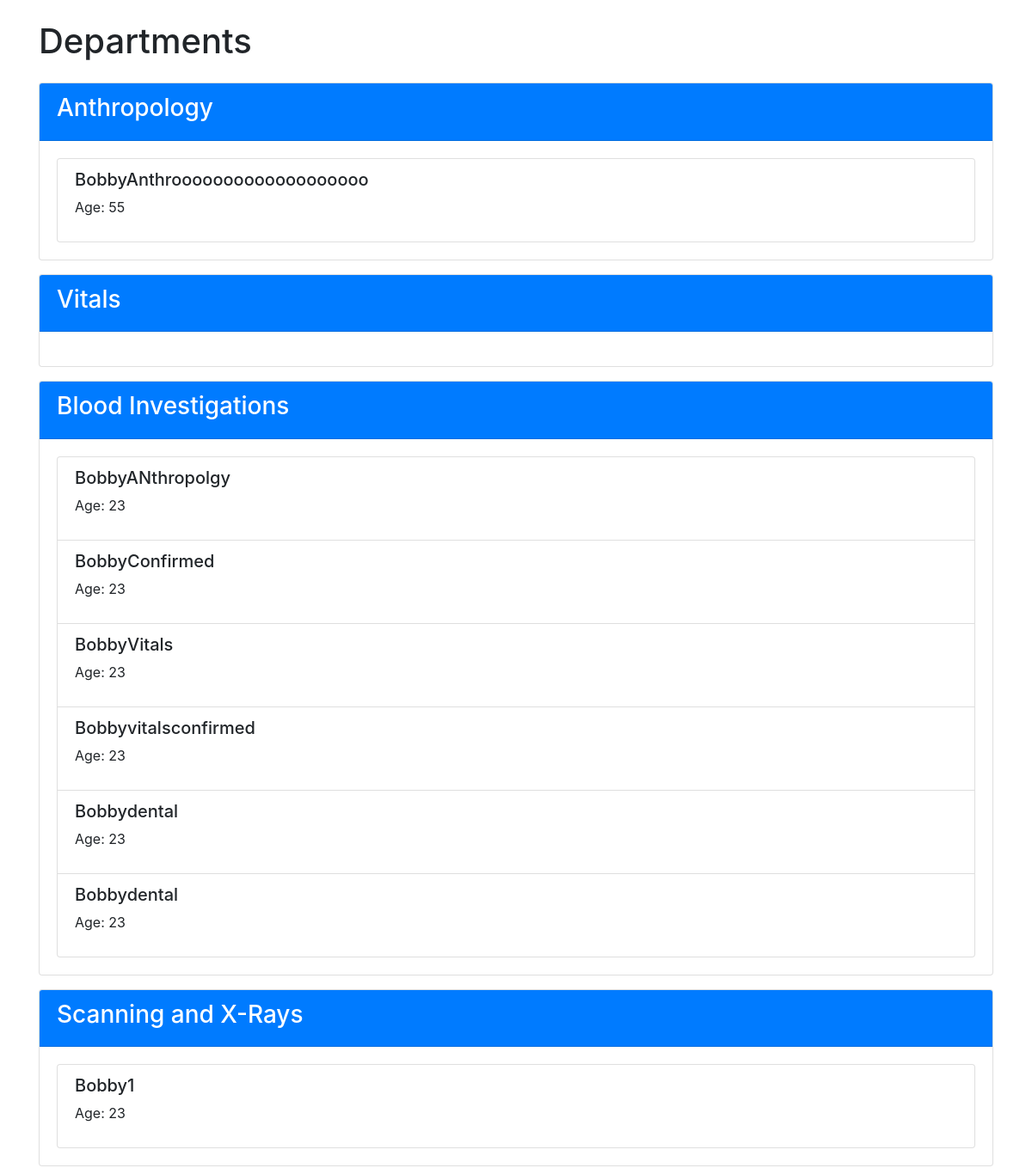
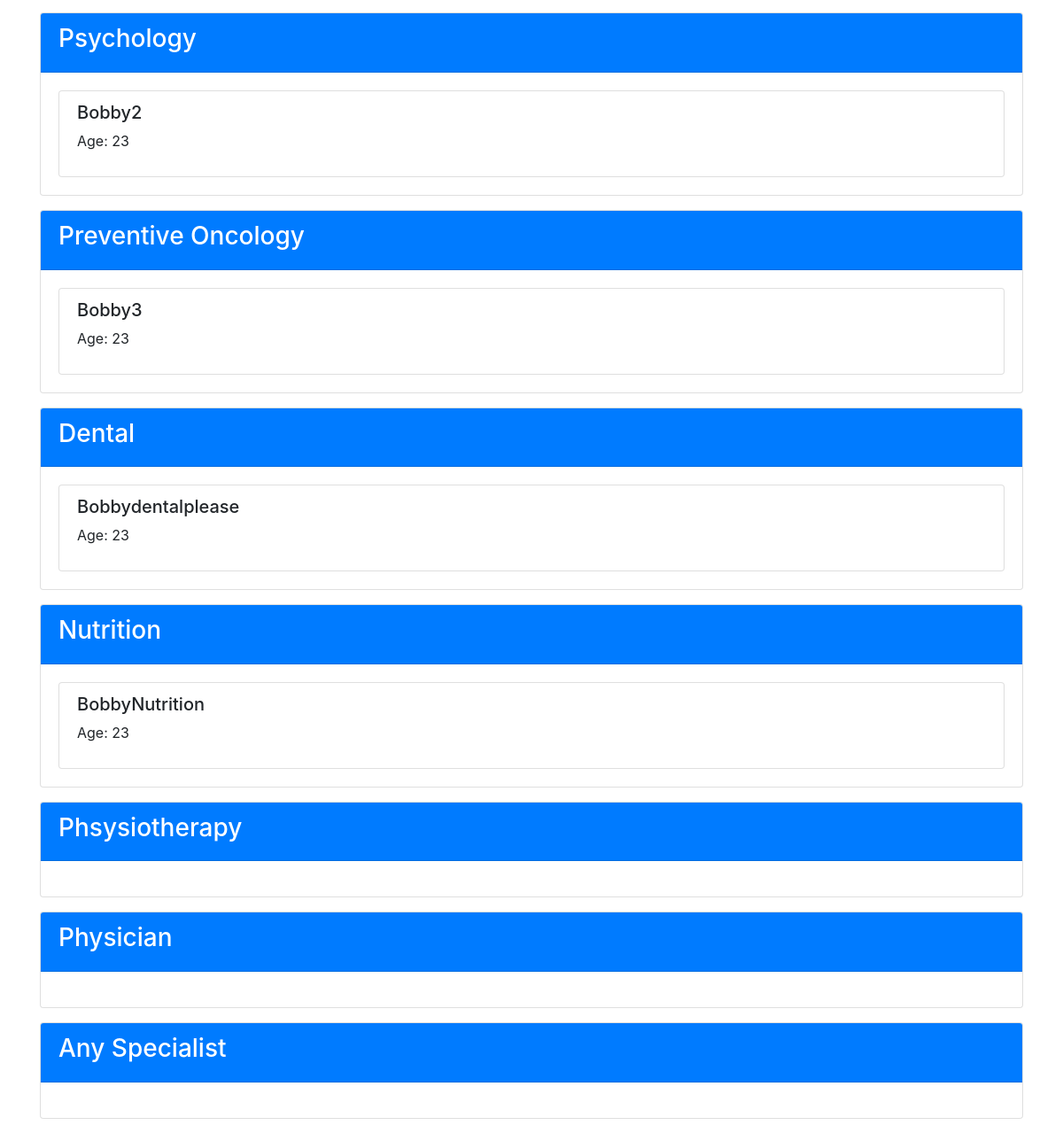
The page /list/ on the database as committed earlier (2 pictures, top to bottom).
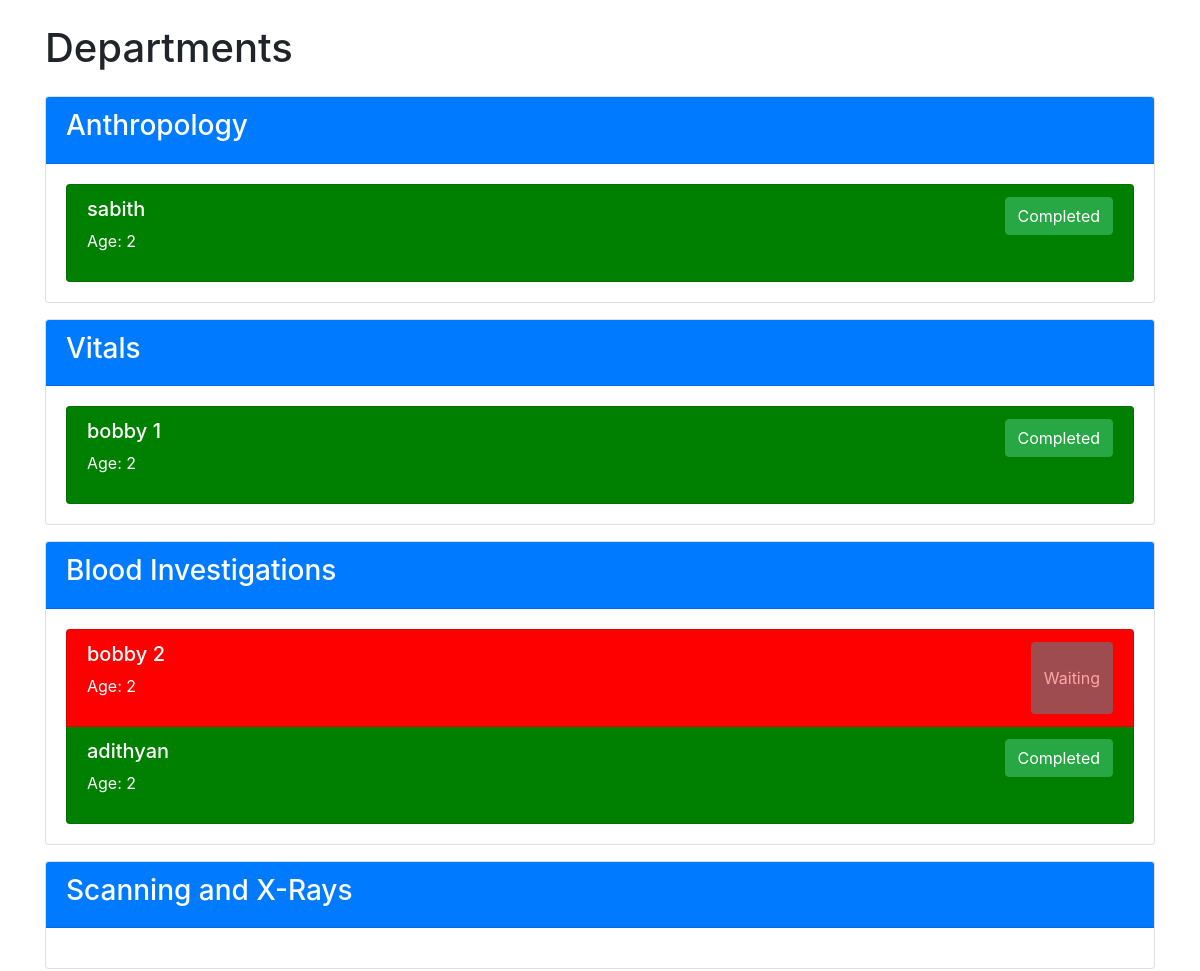
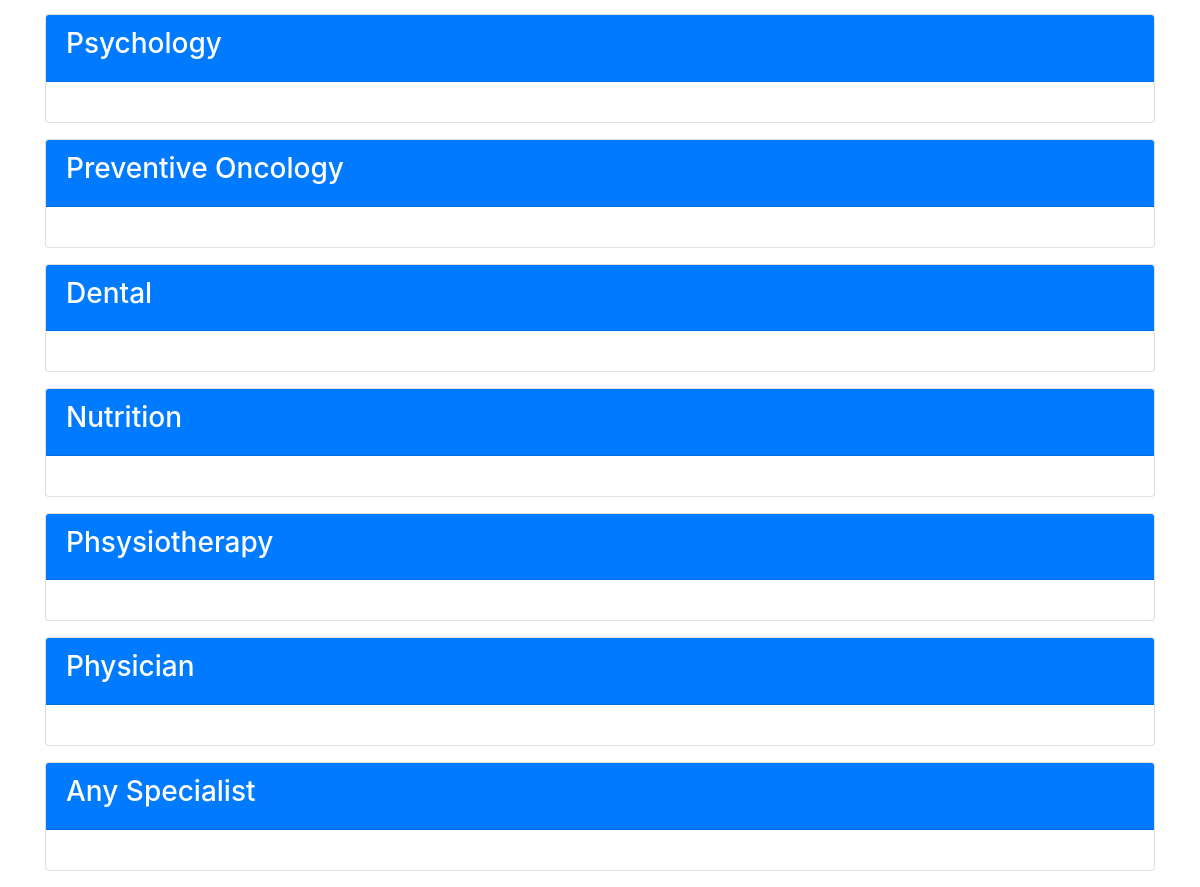
The same page on the database as committed later (2 pictures, top to bottom).
### app/models.py (models this page shows)
class Department(models.Model):
    name = models.CharField(max_length=100)
    capacity = models.IntegerField(default=10)
    current_patients = models.IntegerField(default=0)
    status=models.CharField(max_length=255,default="Free")
    def __str__(self):
        return self.name

class Registration(models.Model):
    id = models.AutoField(primary_key=True)
    name = models.CharField(max_length=255)
    age = models.IntegerField()
    mobile_number = models.CharField(max_length=15)
    address = models.TextField()
    coord_facilitator = models.CharField(max_length=255)
    meals = models.CharField(max_length=255)
    assigned_department = models.ForeignKey(Department, on_delete=models.CASCADE, null=True, blank=True)
    status=models.CharField(max_length=255,null=True,blank=True)
    current_department=models.CharField(max_length=255,null=True,blank=True)
    def __str__(self):
        return self.name

### app/views.py (the view)
# urls.py: path('list/',department_patient_list,name='department_patient_list'),
def department_patient_list(request):
    departments = Department.objects.all()
    department_patient_mapping = {}
    for department in departments:
        patients = Registration.objects.filter(current_department=department)
        department_patient_mapping[department] = patients
    context = {
        'department_patient_mapping': department_patient_mapping
    }
    print("department_patient_mapping",department_patient_mapping)
    return render(request, 'department_patient_list.html', context)

### templates/department_patient_list.html (shortened to what this page needs)
<!DOCTYPE html>
<html lang="en">
<head>
    <link href="https://stackpath.bootstrapcdn.com/bootstrap/4.5.2/css/bootstrap.min.css" rel="stylesheet">
</head>
<body>
<div class="container">
    <h1 class="mt-4 mb-4">Departments</h1>
    {% for department, patients in department_patient_mapping.items %}
    <div class="card mb-3">
        <div class="card-header bg-primary text-white">
            <h3>{{ department.name }}</h3>
        </div>
        <div class="card-body">
            <ul class="list-group">
                {% for patient in patients %}
                <li class="list-group-item {% if patient.status == 'Progressing' %} progressing-patient {% elif patient.status == 'Waiting' %} waiting-patient {% endif %}">
                    <div class="d-flex justify-content-between">
                        <div>
                            <h5>{{ patient.name }}</h5>
                            <p>Age: {{ patient.age }}</p>
                        </div>
                        {% if patient.status == 'Progressing' %}
                        <form action="{% url 'update_status' pk=patient.id department=department.id %}" method="post">
                            <button type="submit" class="btn btn-success">Completed</button>
                        </form>
                        {% elif patient.status == 'Waiting' %}
                        <button class="btn btn-secondary" disabled>Waiting</button>
                        {% endif %}
                    </div>
                </li>
                {% endfor %}
            </ul>
        </div>
    </div>
    {% endfor %}
</div>
</body>
</html>

### templates/department_patient_list.html (style rules this page uses)
.progressing-patient { background-color: green; color: white; }
.waiting-patient { background-color: red; color: white; }

Rows that differ between the two databases and show on the page:
removed Registration: name "BobbyAnthrooooooooooooooooooo", age "55", shown under Department "Anthropology"
removed Registration: name "BobbyANthropolgy", age "23", shown under Department "Blood Investigations"
removed Registration: name "BobbyConfirmed", age "23", shown under Department "Blood Investigations"
removed Registration: name "BobbyVitals", age "23", shown under Department "Blood Investigations"
removed Registration: name "Bobbyvitalsconfirmed", age "23", shown under Department "Blood Investigations"
removed Registration: name "Bobbydental", age "23", shown under Department "Blood Investigations"
removed Registration: name "Bobbydental", age "23", shown under Department "Blood Investigations"
removed Registration: name "Bobby1", age "23", shown under Department "Scanning and X-Rays"
removed Registration: name "Bobby2", age "23", shown under Department "Psychology"
removed Registration: name "Bobby3", age "23", shown under Department "Preventive Oncology"
removed Registration: name "Bobbydentalplease", age "23", shown under Department "Dental"
removed Registration: name "BobbyNutrition", age "23", shown under Department "Nutrition"
added Registration: name "sabith", age "2", status "Completed", shown under Department "Anthropology"
added Registration: name "bobby 1", age "2", status "Completed", shown under Department "Vitals"
added Registration: name "bobby 2", age "2", status "Waiting", shown under Department "Blood Investigations"
added Registration: name "adithyan", age "2", status "Completed", shown under Department "Blood Investigations"
